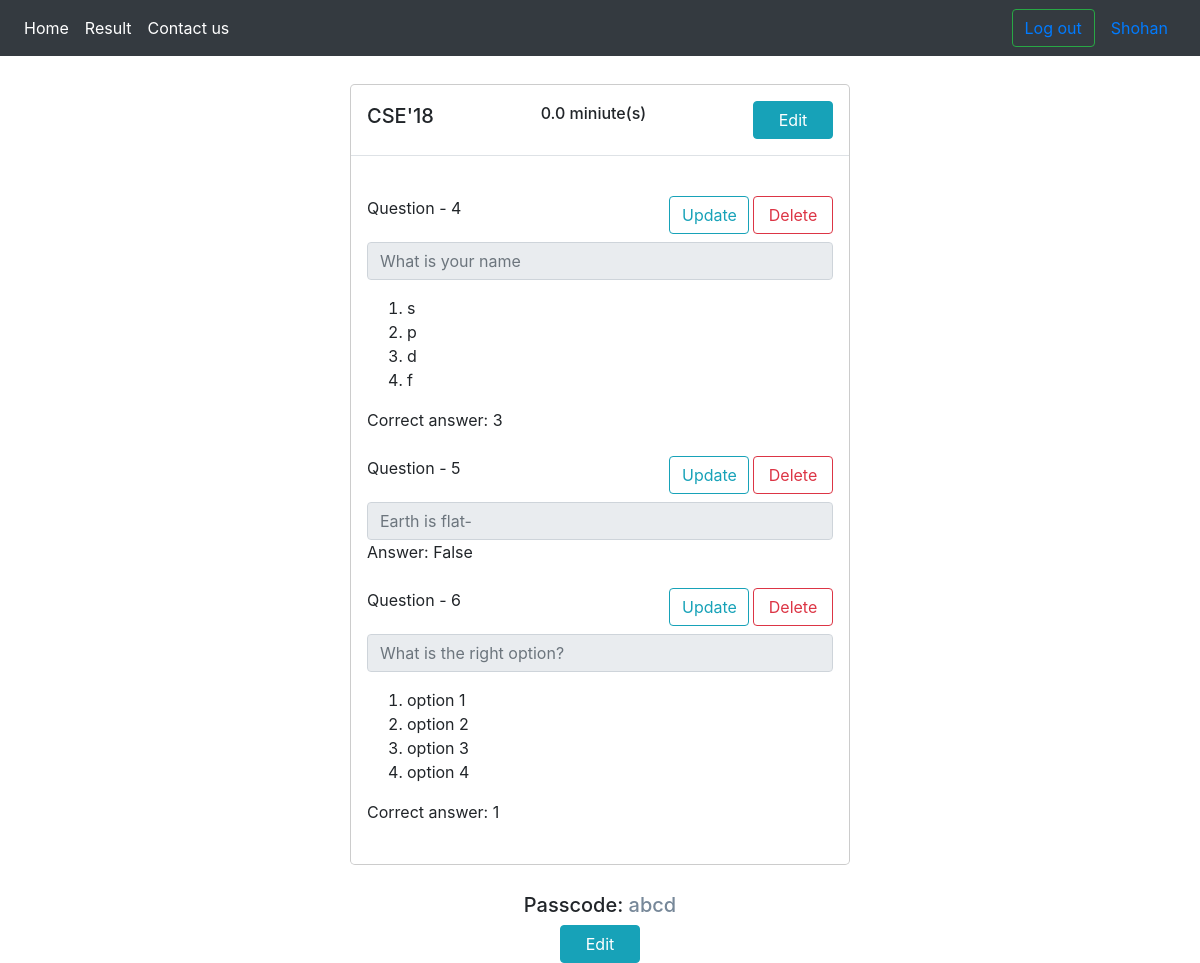
Page /viewquestions/CSE'18/ (signed in) on the committed database.
### exam/models.py (models this page shows, shortened)
class UserAbstract(AbstractUser):
    username            = models.CharField(max_length=50, unique="True", blank=False)
    password            = models.CharField(max_length=200, blank=False)
    isStudent           = models.BooleanField(default=False)
    isQuestionSetter    = models.BooleanField(default=False)
    isAdmin             = models.BooleanField(default=False)

class MCQQuestions(models.Model):
    question    = models.OneToOneField(Question, null=True, blank=True, on_delete=models.CASCADE)
    opt_1       = models.CharField(max_length=200)
    opt_2       = models.CharField(max_length=200)
    opt_3       = models.CharField(max_length=200)
    opt_4       = models.CharField(max_length=200)
    answer      = models.CharField(max_length=1)

class Question(models.Model):
    class Meta:
        unique_together = (('group', 'question'),)
    setter      = models.ForeignKey(QuestionSetter, on_delete=models.CASCADE)
    group       = models.CharField(max_length=200, blank=False)
    question    = models.CharField(max_length=500, blank=False)
    marks        = models.FloatField(blank=True, null=True)
    isTrueFalse = models.BooleanField(default=False)
    isMCQ       = models.BooleanField(default=False)
    isFile      = models.BooleanField(default=False)

class GroupAttr(models.Model):
    class Meta:
        unique_together = (('group', ), )
    group       = models.CharField(max_length=200, blank=True)
    elapsedTime = models.FloatField(blank=True, null=True)
    passcode    = models.CharField(max_length=8, blank=True, null=True)
    isPublished   = models.BooleanField(default=False)

### exam/views.py (the view, shortened to what this page needs)
# urls.py: path('viewquestions/<str:group>/', viewQuestionsView, name='viewquestions'),
def viewQuestionsView(request, group) :
    if request.method == 'POST' and request.is_ajax() and request.POST['questiontype'] == 'none' and request.POST['requesttype'] == 'passcodeupdate':
        targetgroup             = request.POST['group']
        newpasscode             = request.POST['passcode']
        groupAttrObj            = GroupAttr.objects.get(group=targetgroup)
        groupAttrObj.passcode   = newpasscode
        groupAttrObj.save()
    if request.method == 'POST' and request.is_ajax() and request.POST['questiontype'] == 'none' and request.POST['requesttype'] == 'timeupdate':
        targetgroup                 = request.POST['group']
        newelapsedtime              = request.POST['elapsedtime']
        groupAttrObj                = GroupAttr.objects.get(group=targetgroup)
        groupAttrObj.elapsedTime    = float(newelapsedtime) if newelapsedtime != '' else 0
        groupAttrObj.save()
    context         = {}
    itr             = 0
    passcode        = ''
    elapsedtime     = 0
    questionSetter  = QuestionSetter.objects.get(user=request.user)
    questions       = Question.objects.filter(setter=questionSetter, group=group)
    try :
        elapsedtime = GroupAttr.objects.get(group=group).elapsedTime if GroupAttr.objects.get(group=group).elapsedTime != None else 0
        passcode    = GroupAttr.objects.get(group=group).passcode if GroupAttr.objects.get(group=group).elapsedTime != None else ''
    except :
        elapsedtime = 0
        passcode    = ''
    context['group']        = group
    context['elapsedtime']  = str(elapsedtime)
    context['passcode']     = passcode
    for question in questions :
        if question.isTrueFalse :
            tfq = TrueFalseQuestion.objects.get(question=question)
            context[str(itr)] = {
                'type'      : 'tf',
                'question'  : question.question,
                'answer'    : tfq.answer
            }
        elif question.isMCQ :
            mcq = MCQQuestions.objects.get(question=question)
            context[str(itr)] = {
                'type'      : 'mcq',
                'question'  : question.question,
                'opt1'      : mcq.opt_1,
                'opt2'      : mcq.opt_2,
                'opt3'      : mcq.opt_3,
                'opt4'      : mcq.opt_4,
                'answer'    : mcq.answer
            }
        elif question.isFile :
            context[str(itr)] = {
                'type'      : 'f',
                'question'  : question.question,
            }
        itr +=1
    return render(request, 'viewquestions.html', { 'mycontext' : context})

### templates/viewquestions.html (shortened to what this page needs)
{% extends 'base.html' %}
{% block content %}
    <div class="modal-dialog" role="document">
      <div class="modal-content">
        <div class="modal-header">
          <h5 class="modal-title" id="grouplabel">{{ mycontext.group }}</h5>
          <h6 class="modal-title" id="timelabel">{{ mycontext.elapsedtime }} miniute(s)</h6>
          <button type="button" class="btn btn-info" style="width: 5rem;" id="timeupdate" onclick='updatetime(this, "{{ mycontext.group }}", "{{ mycontext.elapsedtime }}")'>Edit</button>
        </div>
        <div class="modal-body">
            {% for k1, value in mycontext.items %}
                {% if value.type == 'tf' %}
                    <div class="form-group my-4" id="tfQuestion">
                        <div class="row m-0 mb-2">
                            <label>Question - {{ forloop.counter }}</label>
                            <div class="row ml-auto m-0">
                                <button type="button" class="btn btn-outline-info mr-1" style="width: 5rem;" id="tfUpdate" onclick="updatetf(this, '{{ value.question }}', '{{ value.answer }}')">Update</button>
                                <button type="button" class="btn btn-outline-danger" style="width: 5rem;" onclick="deletetf(this, '{{ value.question }}')">Delete</button>
                            </div>
                        </div>
                        <input type="text" class="form-control" name="question" placeholder="{{ value.question }}" id="question" disabled>
                        Answer: {{value.answer}}
                    </div>
                {% elif value.type == 'mcq' %}
                    <div class="my-4">
                        <div class="form-group">
                            <div class="row m-0 mb-2">
                                <label>Question - {{ forloop.counter }}</label>
                                <div class="row ml-auto m-0">
                                    <button type="button" class="btn btn-outline-info mr-1" style="width: 5rem;" onclick="updatemcq(this, '{{ value.question }}', '{{ value.opt1 }}', '{{ value.opt2 }}', '{{ value.opt3 }}', '{{ value.opt4 }}', '{{ value.answer }}')">Update</button>
                                    <button type="button" class="btn btn-outline-danger" style="width: 5rem;" onclick="deletemcq(this, '{{ value.question }}')">Delete</button>
                                </div>
                            </div>
                            <input type="text" class="form-control" name="question" placeholder="{{ value.question }}" disabled>
                        </div>
                        <ol>
                            <li>{{ value.opt1 }}</li>
                            <li>{{ value.opt2 }}</li>
                            <li>{{ value.opt3 }}</li>
                            <li>{{ value.opt4 }}</li>
                        </ol>
                        Correct answer: {{ value.answer }}
                    </div>
                {% endif %}
            {% endfor %}
        </div>
      </div>
    </div>
    <div class="row m-0">
        <div class="col justify-content-center">
            <h5 id="passlabel" class="text-center">Passcode: <span style="color: lightslategray;">{{ mycontext.passcode }}</span></h5>
            <div class="row d-flex justify-content-center">
                <button type="button" class="btn btn-info" style="width: 5rem;" id="timeupdate" onclick='updatepasscode(this, "{{ mycontext.group }}", "{{ mycontext.passcode }}")'>Edit</button>
            </div>
        </div>
    </div>
{% endblock %}

### templates/base.html (shortened to what this page needs)
<html>
    <head>
        {% include 'bootstrap.html' %}
    </head>
    <body>
        {% include 'navbar.html' %}
        {% block content %}{% endblock %}
    </body>
</html>

### templates/bootstrap.html (shortened to what this page needs)
        <link rel="stylesheet" href="https://maxcdn.bootstrapcdn.com/bootstrap/4.5.0/css/bootstrap.min.css">
        <link rel="stylesheet" href="https://cdnjs.cloudflare.com/ajax/libs/animate.css/4.0.0/animate.min.css"/>
        <link rel="stylesheet" href="https://cdnjs.cloudflare.com/ajax/libs/font-awesome/4.7.0/css/font-awesome.min.css">

### templates/navbar.html
{% include 'bootstrap.html' %}
<nav class="navbar navbar-expand-lg navbar-dark bg-dark">
    <ul class="navbar-nav mr-auto">
        <li class="nav-item active"><a class="nav-link" href="{% url 'exam:index' %}">Home <span class="sr-only">(current)</span></a></li>
        {% if user.is_authenticated and user.isQuestionSetter %}
            <li class="nav-item active"><a class="nav-link" href="{% url 'exam:resultteacher' %}">Result</a></li>
        {% elif user.is_authenticated and user.isStudent %}
            <li class="nav-item active"><a class="nav-link" href="{% url 'exam:resultstudent' %}">Result</a></li>
        {% else %}
            <li class="nav-item active"><a class="nav-link" href="{% url 'exam:about' %}">About</a></li>
        {% endif %}
        <li class="nav-item active"><a class="nav-link" href="{% url 'exam:contact' %}">Contact us</a></li>
    </ul>
    {% if user.is_authenticated %}
        <button type="button" class="btn btn-outline-success my-2 my-sm-0" ta><a href="{% url 'exam:logout' %}">Log out</a></button>
        <a class="nav-link" href="{% url 'exam:logout' %}">{{user.username}}<span class="sr-only">(current)</span></a>
    {% else %}
        <button type="button" class="btn btn-link" data-toggle="modal" data-target="#loginModal">Log in</button>
        <button type="button" class="btn btn-outline-success my-2 my-sm-0" data-toggle="modal" data-target="#signupModal">Sign up</button>
    {% endif %}
</nav>

### templates/signupmodal.html (shortened to what this page needs)
          {% load static %}

### templates/loginmodal.html (shortened to what this page needs)
          {% load static %}

### templates/updatequestionmodal.html (shortened to what this page needs)
          {% load static %}

### rows in the picture
UserAbstract: username "Shohan"
MCQQuestions: question "What is your name", opt1 "s", opt2 "p", opt3 "d", opt4 "f", answer "3"
Question: question "Earth is flat-"
Question: question "What is the right option?"
MCQQuestions: opt1 "option 1", opt2 "option 2", opt3 "option 3", opt4 "option 4"
GroupAttr: passcode "abcd"

### other values in the picture
{{ mycontext.group }} "CSE'18"
{{ mycontext.elapsedtime }} "0.0"
{{ value.answer }} "False"
{{ value.answer }} "1"
